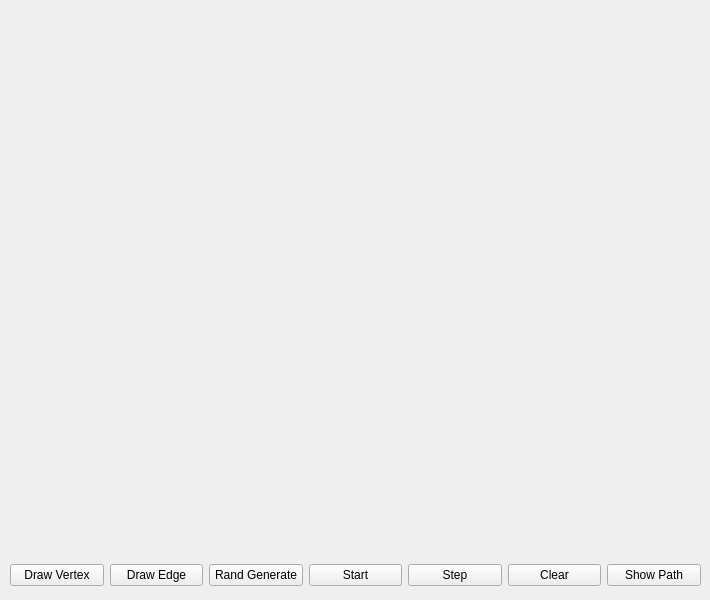
<?xml version="1.0" encoding="UTF-8"?>
<ui version="4.0">
 <class>MainWindow</class>
 <widget class="QMainWindow" name="MainWindow">
  <property name="geometry">
   <rect>
    <x>0</x>
    <y>0</y>
    <width>710</width>
    <height>600</height>
   </rect>
  </property>
  <property name="windowTitle">
   <string>MainWindow</string>
  </property>
  <widget class="QWidget" name="centralwidget">
   <widget class="QWidget" name="layoutWidget">
    <property name="geometry">
     <rect>
      <x>10</x>
      <y>560</y>
      <width>691</width>
      <height>30</height>
     </rect>
    </property>
    <layout class="QHBoxLayout" name="horizontalLayout">
     <item>
      <widget class="QPushButton" name="drawVertexButton">
       <property name="text">
        <string>Draw Vertex</string>
       </property>
       <property name="checkable">
        <bool>true</bool>
       </property>
      </widget>
     </item>
     <item>
      <widget class="QPushButton" name="drawEdgeButton">
       <property name="text">
        <string>Draw Edge</string>
       </property>
       <property name="checkable">
        <bool>true</bool>
       </property>
      </widget>
     </item>
     <item>
      <widget class="QPushButton" name="randGenerateButton">
       <property name="text">
        <string>Rand Generate</string>
       </property>
      </widget>
     </item>
     <item>
      <widget class="QPushButton" name="startButton">
       <property name="text">
        <string>Start</string>
       </property>
       <property name="checkable">
        <bool>true</bool>
       </property>
      </widget>
     </item>
     <item>
      <widget class="QPushButton" name="stepButton">
       <property name="text">
        <string>Step</string>
       </property>
      </widget>
     </item>
     <item>
      <widget class="QPushButton" name="clearButton">
       <property name="text">
        <string>Clear</string>
       </property>
      </widget>
     </item>
     <item>
      <widget class="QPushButton" name="showPathButton">
       <property name="text">
        <string>Show Path</string>
       </property>
       <property name="checkable">
        <bool>true</bool>
       </property>
      </widget>
     </item>
    </layout>
   </widget>
   <widget class="QLabel" name="backgroundLabel">
    <property name="geometry">
     <rect>
      <x>10</x>
      <y>10</y>
      <width>691</width>
      <height>531</height>
     </rect>
    </property>
    <property name="autoFillBackground">
     <bool>true</bool>
    </property>
    <property name="text">
     <string/>
    </property>
   </widget>
  </widget>
 </widget>
 <resources/>
 <connections/>
</ui>
